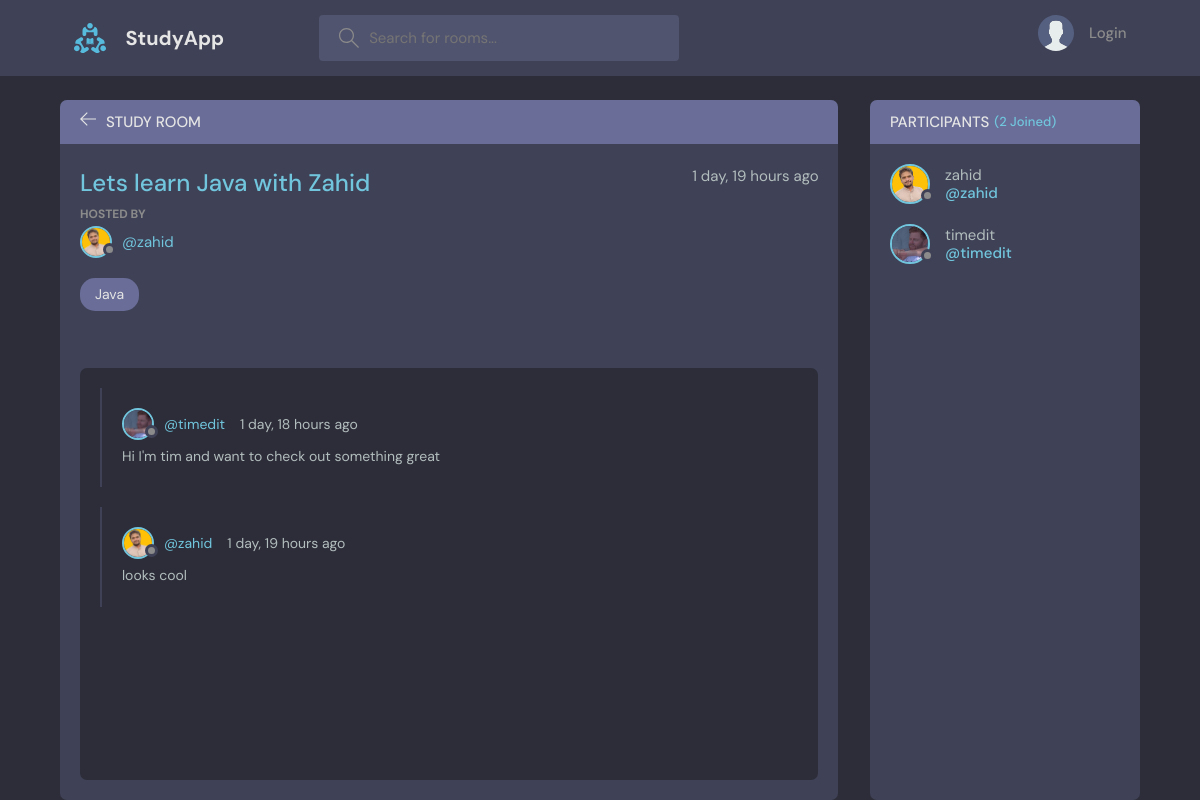
The page /room/1/ on the database its author committed.
### base/models.py (models this page shows, shortened)
class Room(models.Model):
    host = models.ForeignKey(User, on_delete=models.SET_NULL, null=True)
    topic = models.ForeignKey(Topic, on_delete=models.SET_NULL, null=True)
    name=models.CharField(max_length=45)
    description=models.TextField(null=True, blank=True)
    participants= models.ManyToManyField(User, related_name="participants", blank=True)
    updated = models.DateTimeField(auto_now=True)
    created = models.DateTimeField(auto_now_add=True)
    class Meta:
        ordering = ('-updated','-created')

class User(AbstractUser):
    name = models.CharField(max_length=45, null= True)
    email = models.EmailField(unique=True, null= True)
    bio = models.TextField(null=True)
    avatar = models.ImageField(null=True, default="avatar.svg")
    USERNAME_FIELD = 'email'
    REQUIRED_FIELDS = []

class Topic(models.Model):
    name = models.CharField(max_length=45)
    def __str__(self):
        return self.name

class Message(models.Model):
    user = models.ForeignKey(User, on_delete=models.CASCADE)
    room = models.ForeignKey(Room, on_delete=models.CASCADE)
    body = models.TextField()
    updated = models.DateTimeField(auto_now=True)
    created = models.DateTimeField(auto_now_add=True)
    class Meta:
        ordering = ('-updated','-created')

### base/views.py (the view, shortened to what this page needs)
# urls.py: path("room/<str:pk>/", views.room, name="room"),
def room(request, pk):
    room = Room.objects.get(id=pk)
    room_messages = room.message_set.all()
    participants = room.participants.all()
    context = {'room':room, 'room_messages':room_messages,'participants':participants}
    return render(request, 'base/room.html', context)

### base/templates/base/room.html (shortened to what this page needs)
{% extends 'main.html' %} {% block content %}
<main class="profile-page layout layout--2">
  <div class="container">
    <div class="room">
      <div class="room__top">
        <div class="room__topLeft">
          <a href="{% url 'home' %}">
            <svg
              version="1.1"
              xmlns="http://www.w3.org/2000/svg"
              width="32"
              height="32"
              viewBox="0 0 32 32"
            >
              <title>arrow-left</title>
              <path
                d="M13.723 2.286l-13.723 13.714 13.719 13.714 1.616-1.611-10.96-10.96h27.625v-2.286h-27.625l10.965-10.965-1.616-1.607z"
              ></path>
            </svg>
          </a>
          <h3>Study Room</h3>
        </div>
      </div>
      <div class="room__box scroll">
        <div class="room__header scroll">
          <div class="room__info">
            <h3>{{room.name}}</h3>
            <span>{{room.created|timesince}} ago</span>
          </div>
          <div class="room__hosted">
            <p>Hosted By</p>
            <a
              href="{% url 'user-profile' room.host.id %}"
              class="room__author"
            >
              <div class="avatar avatar--small">
                <img src="{{room.host.avatar.url}}"/>
              </div>
              <span>@{{room.host.username}}</span>
            </a>
          </div>
          <span class="room__topics">{{room.topic}}</span>
        </div>
        <div class="room__conversation">
          <div class="threads scroll">
            {% for message in room_messages %}
            <div class="thread">
              <div class="thread__top">
                <div class="thread__author">
                  <a href="{% url 'user-profile' message.user.id %}" class="thread__authorInfo">
                    <div class="avatar avatar--small">
                      <img
                        src="{{message.user.avatar.url}}"
                      />
                    </div>
                    <span>@{{message.user.username}}</span>
                  </a>
                  <span class="thread__date">{{message.created|timesince}} ago</span>
                </div>
              </div>
              <div class="thread__details">
                {{message.body}}
              </div>
            </div>
            {% endfor %}
          </div>
        </div>
      </div>
      <div class="room__message">
      </div>
    </div>
    <div class="participants">
      <h3 class="participants__top">
        Participants <span>({{participants.count}} Joined)</span>
      </h3>
      <div class="participants__list scroll">
        {% for user in participants %}
        <a href="{% url 'user-profile' user.id %}" class="participant">
          <div class="avatar avatar--medium">
            <img src="{{user.avatar.url}}" />
          </div>
          <p>
            {{user.username}}
            <span>@{{user.username}} </span>
          </p>
        </a>
        {% endfor %}
      </div>
    </div>
  </div>
</main>
{% endblock content %}

### rows shown on the page
Room: name "Lets learn Java with Zahid", created "1 day, 19 hours", host.avatar (picture), host.username "zahid", topic "Java"
Message: user.avatar (picture), user.username "timedit", created "1 day, 18 hours", body "Hi I'm tim and want to check out something great"
Message: user.avatar (picture), user.username "zahid", created "1 day, 19 hours", body "looks cool"
User: avatar (picture), username "zahid"
User: avatar (picture), username "timedit"

### other values the page prints
{{ participants.count }} "2"
